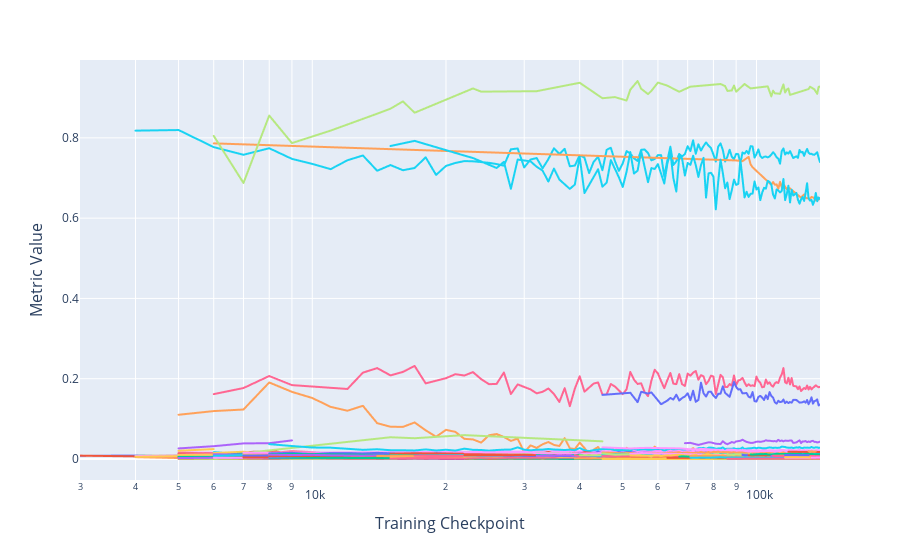

Write notebook code for a chart like this one.
### Code cell
duplicate_token_df = plot_head_circuit_scores(
    duplicate_token_scores, 
    show_legend=False, 
    title= f'Duplicate Token Scores Across Checkpoints ({MODEL_NAME})', 
    log_x=True,
    disable_title=True,
    output_path = OUTPUT_DIR
)
